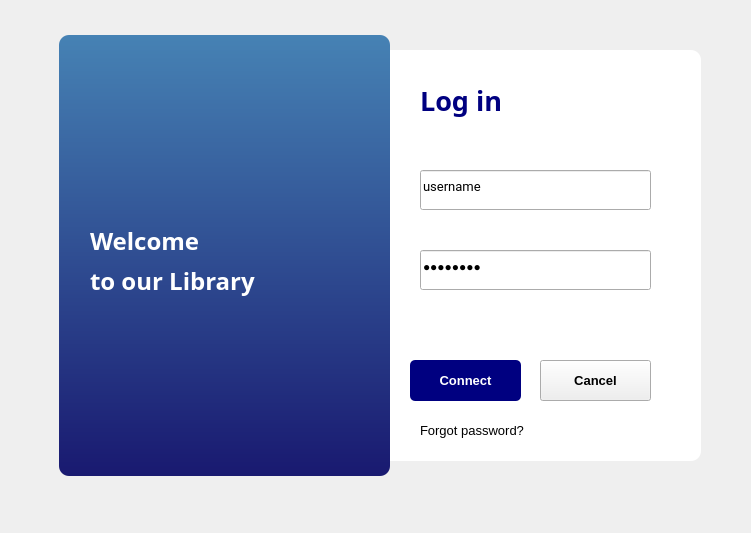
<?xml version="1.0" encoding="UTF-8"?>
<ui version="4.0">
 <class>MainWindow</class>
 <widget class="QMainWindow" name="MainWindow">
  <property name="geometry">
   <rect>
    <x>0</x>
    <y>0</y>
    <width>751</width>
    <height>533</height>
   </rect>
  </property>
  <property name="windowTitle">
   <string>MainWindow</string>
  </property>
  <widget class="QWidget" name="centralwidget">
   <widget class="QWidget" name="widget" native="true">
    <property name="geometry">
     <rect>
      <x>40</x>
      <y>10</y>
      <width>711</width>
      <height>491</height>
     </rect>
    </property>
    <widget class="QLabel" name="label">
     <property name="geometry">
      <rect>
       <x>280</x>
       <y>40</y>
       <width>381</width>
       <height>411</height>
      </rect>
     </property>
     <property name="styleSheet">
      <string notr="true">background-color:rgba(255,255,255,255);
border-radius:10px</string>
     </property>
     <property name="text">
      <string/>
     </property>
    </widget>
    <widget class="QLabel" name="label_2">
     <property name="geometry">
      <rect>
       <x>19</x>
       <y>25</y>
       <width>331</width>
       <height>441</height>
      </rect>
     </property>
     <property name="styleSheet">
      <string notr="true">background-color:qlineargradient(spread:pad, x1:0, y1:0, x2:0, y2:1, stop:0 rgb(70,130,180), stop:1 rgb(25,25,112));
border-radius:10px;</string>
     </property>
     <property name="text">
      <string/>
     </property>
    </widget>
    <widget class="QLabel" name="loginLabel">
     <property name="geometry">
      <rect>
       <x>380</x>
       <y>70</y>
       <width>121</width>
       <height>41</height>
      </rect>
     </property>
     <property name="font">
      <font>
       <family>Roboto Slab ExtraBold</family>
       <pointsize>20</pointsize>
       <weight>75</weight>
       <bold>true</bold>
      </font>
     </property>
     <property name="styleSheet">
      <string notr="true">color: rgb(0,0,128)</string>
     </property>
     <property name="text">
      <string>Log in</string>
     </property>
    </widget>
    <widget class="QLineEdit" name="username">
     <property name="geometry">
      <rect>
       <x>380</x>
       <y>160</y>
       <width>231</width>
       <height>40</height>
      </rect>
     </property>
     <property name="font">
      <font>
       <family>Roboto</family>
       <pointsize>10</pointsize>
       <weight>50</weight>
       <bold>false</bold>
      </font>
     </property>
     <property name="styleSheet">
      <string notr="true">background-color:rgbd(0,0,0,0);
border:2px solid rgbd(0,0,0,0);
border-bottom-color: rgb(65,105,225);
color:rgbd(0,0,0,0);
padding-bottom:7px;</string>
     </property>
     <property name="text">
      <string>username</string>
     </property>
     <property name="echoMode">
      <enum>QLineEdit::Normal</enum>
     </property>
     <property name="cursorPosition">
      <number>8</number>
     </property>
    </widget>
    <widget class="QLineEdit" name="password">
     <property name="geometry">
      <rect>
       <x>380</x>
       <y>240</y>
       <width>231</width>
       <height>40</height>
      </rect>
     </property>
     <property name="styleSheet">
      <string notr="true">background-color:rgbd(0,0,0,0);
border:2px solid rgbd(0,0,0,0);
border-bottom-color: rgb(65,105,225);
color:rgbd(0,0,0,0);
padding-bottom:7px;</string>
     </property>
     <property name="text">
      <string>password</string>
     </property>
     <property name="echoMode">
      <enum>QLineEdit::Password</enum>
     </property>
     <property name="cursorPosition">
      <number>8</number>
     </property>
    </widget>
    <widget class="QLabel" name="ForgotPass">
     <property name="geometry">
      <rect>
       <x>380</x>
       <y>410</y>
       <width>151</width>
       <height>21</height>
      </rect>
     </property>
     <property name="font">
      <font>
       <pointsize>10</pointsize>
      </font>
     </property>
     <property name="text">
      <string>Forgot password?</string>
     </property>
    </widget>
    <widget class="QLabel" name="uitLogo">
     <property name="geometry">
      <rect>
       <x>20</x>
       <y>30</y>
       <width>161</width>
       <height>161</height>
      </rect>
     </property>
     <property name="text">
      <string/>
     </property>
     <property name="pixmap">
      <pixmap>../ressources/icons/uit-white.png</pixmap>
     </property>
     <property name="scaledContents">
      <bool>true</bool>
     </property>
    </widget>
    <widget class="QLabel" name="label_5">
     <property name="geometry">
      <rect>
       <x>50</x>
       <y>210</y>
       <width>151</width>
       <height>41</height>
      </rect>
     </property>
     <property name="font">
      <font>
       <family>Roboto Slab Black</family>
       <pointsize>18</pointsize>
       <weight>75</weight>
       <bold>true</bold>
      </font>
     </property>
     <property name="styleSheet">
      <string notr="true">color:rgba(255,255,255);
</string>
     </property>
     <property name="text">
      <string>Welcome </string>
     </property>
    </widget>
    <widget class="QLabel" name="books1">
     <property name="geometry">
      <rect>
       <x>10</x>
       <y>340</y>
       <width>121</width>
       <height>141</height>
      </rect>
     </property>
     <property name="font">
      <font>
       <family>Segoe MDL2 Assets</family>
       <pointsize>100</pointsize>
      </font>
     </property>
     <property name="styleSheet">
      <string notr="true">color:rgba(
70,130,180);</string>
     </property>
     <property name="text">
      <string/>
     </property>
     <property name="pixmap">
      <pixmap>../ressources/icons/library-80.png</pixmap>
     </property>
     <property name="scaledContents">
      <bool>true</bool>
     </property>
    </widget>
    <widget class="QLabel" name="label_7">
     <property name="geometry">
      <rect>
       <x>50</x>
       <y>250</y>
       <width>221</width>
       <height>41</height>
      </rect>
     </property>
     <property name="font">
      <font>
       <family>Roboto Slab Black</family>
       <pointsize>18</pointsize>
       <weight>75</weight>
       <bold>true</bold>
      </font>
     </property>
     <property name="styleSheet">
      <string notr="true">color:rgba(255,255,255);
</string>
     </property>
     <property name="text">
      <string>to our Library</string>
     </property>
    </widget>
    <widget class="QLabel" name="books2">
     <property name="geometry">
      <rect>
       <x>120</x>
       <y>340</y>
       <width>131</width>
       <height>141</height>
      </rect>
     </property>
     <property name="font">
      <font>
       <family>Segoe MDL2 Assets</family>
       <pointsize>100</pointsize>
      </font>
     </property>
     <property name="styleSheet">
      <string notr="true">color:rgba(
70,130,180);</string>
     </property>
     <property name="text">
      <string/>
     </property>
     <property name="pixmap">
      <pixmap>../ressources/icons/library-80.png</pixmap>
     </property>
     <property name="scaledContents">
      <bool>true</bool>
     </property>
    </widget>
    <widget class="QLabel" name="books3">
     <property name="geometry">
      <rect>
       <x>240</x>
       <y>340</y>
       <width>121</width>
       <height>141</height>
      </rect>
     </property>
     <property name="font">
      <font>
       <family>Segoe MDL2 Assets</family>
       <pointsize>100</pointsize>
      </font>
     </property>
     <property name="styleSheet">
      <string notr="true">color:rgba(
70,130,180);</string>
     </property>
     <property name="text">
      <string/>
     </property>
     <property name="pixmap">
      <pixmap>../ressources/icons/library-80.png</pixmap>
     </property>
     <property name="scaledContents">
      <bool>true</bool>
     </property>
    </widget>
    <widget class="QPushButton" name="pushButton">
     <property name="geometry">
      <rect>
       <x>370</x>
       <y>350</y>
       <width>111</width>
       <height>41</height>
      </rect>
     </property>
     <property name="font">
      <font>
       <pointsize>10</pointsize>
       <weight>75</weight>
       <bold>true</bold>
      </font>
     </property>
     <property name="styleSheet">
      <string notr="true">QPushButton#pushButton{
background-color:rgb(0,0,128);
color:rgb(255,255,255);
border-radius:5px
}
QPushButton#pushButton:presses{
padding-left:5px;
padding-top:5px;
background-color:rgb(255,105,100,225);
background-position:rgb(85,105,225);
}
QPushButton#pushButton:hover{
background-color:rgb(85,105,255);
}

</string>
     </property>
     <property name="text">
      <string>Connect</string>
     </property>
    </widget>
    <widget class="QPushButton" name="pushButton_2">
     <property name="geometry">
      <rect>
       <x>500</x>
       <y>350</y>
       <width>111</width>
       <height>41</height>
      </rect>
     </property>
     <property name="font">
      <font>
       <pointsize>10</pointsize>
       <weight>75</weight>
       <bold>true</bold>
      </font>
     </property>
     <property name="styleSheet">
      <string notr="true">QPushButton#pushButton{
background-color:rgb(0,0,128);
color:rgb(255,255,255);
border-radius:5px
}
QPushButton#pushButton:presses{
padding-left:5px;
padding-top:5px;
background-color:rgb(255,105,100,225);
background-position:rgb(85,105,225);
}
QPushButton#pushButton:hover{
background-color:rgb(85,105,255);
}

</string>
     </property>
     <property name="text">
      <string>Cancel</string>
     </property>
    </widget>
   </widget>
  </widget>
 </widget>
 <resources/>
 <connections/>
</ui>
